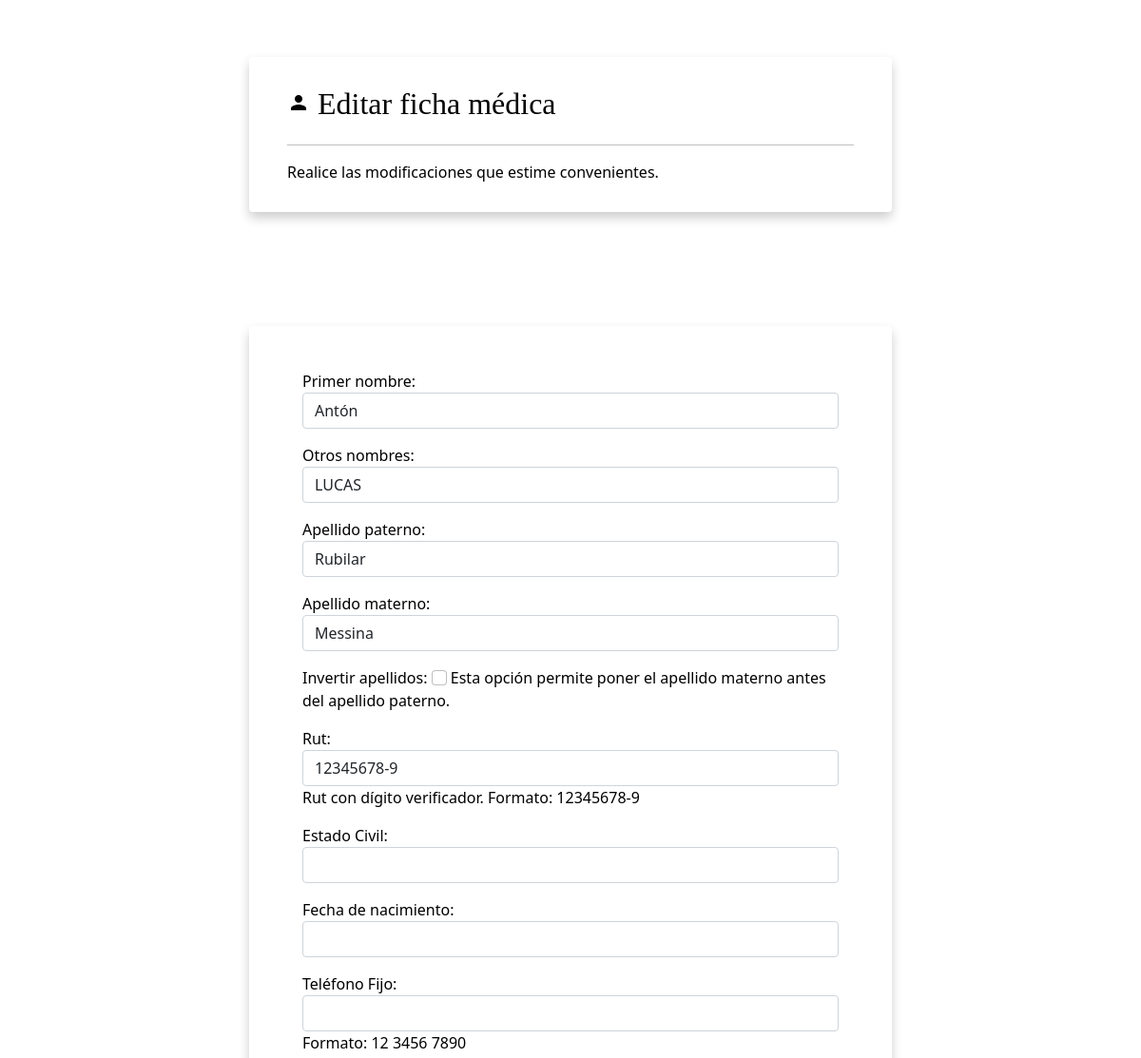
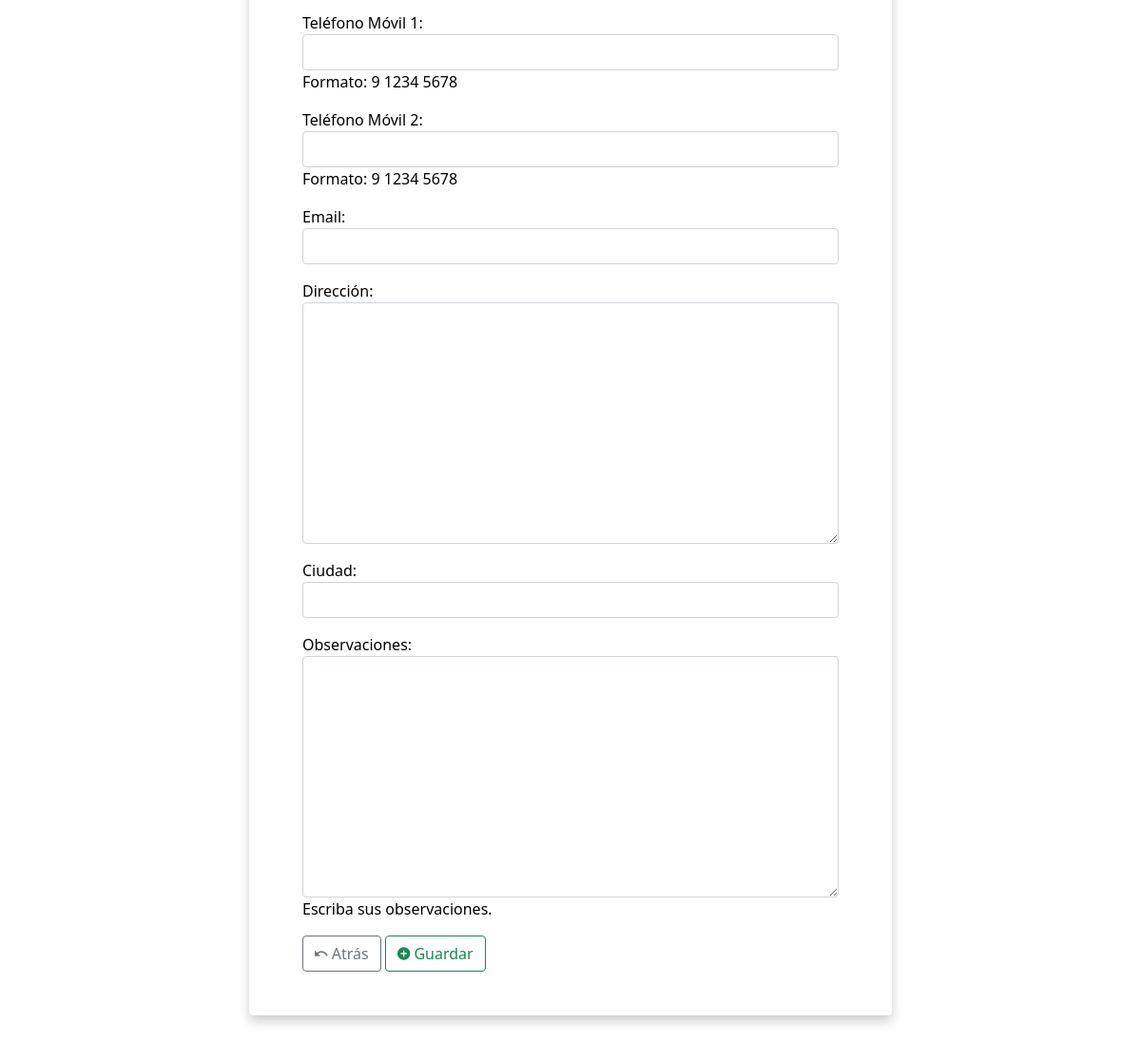
The page /editar_ficha_medica/30/ (signed in) on the database its author committed (2 pictures, top to bottom).
### personas/models.py (models this page shows, shortened)
class Persona(models.Model):
    primer_nombre = models.CharField(max_length=50, verbose_name='Primer nombre', help_text='')
    otros_nombres = models.CharField(max_length=50, null=True, blank=True, verbose_name='Otros nombres', help_text='')
    apellido_paterno = models.CharField(max_length=50, verbose_name='Apellido paterno', help_text='')
    apellido_materno = models.CharField(max_length=50, verbose_name='Apellido materno', help_text='')
    invertir_apellidos = models.BooleanField(default=False, null=True, blank=True, verbose_name='Invertir apellidos', help_text='Esta opción permite poner el apellido materno antes del apellido paterno.')
    nombre_completo = models.CharField(max_length=250, null=True, blank=True, verbose_name='Nombre completo', help_text='')
    rut = models.CharField(max_length=10, null=True, blank=True, verbose_name='Rut', help_text='Rut con dígito verificador. Formato: 12345678-9')
    estado_civil = models.CharField(max_length=50, null=True, blank=True, verbose_name='Estado Civil', help_text='')
    fecha_nac = models.DateField(null=True, blank=True, verbose_name='Fecha de nacimiento', help_text='')
    fono_fijo = models.CharField(max_length=10, null=True, blank=True, verbose_name='Teléfono Fijo', help_text='Formato: 12 3456 7890')
    fono_movil1 = models.CharField(max_length=9, null=True, blank=True, verbose_name='Teléfono Móvil 1', help_text='Formato: 9 1234 5678')
    fono_movil2 = models.CharField(max_length=9, null=True, blank=True, verbose_name='Teléfono Móvil 2', help_text='Formato: 9 1234 5678')
    email  = models.EmailField(max_length=250, null=True, blank=True, verbose_name='Email')
    direccion = models.TextField(null=True, blank=True, verbose_name='Dirección', help_text='')
    ciudad = models.CharField(max_length=50, null=True, blank=True, verbose_name='Ciudad', help_text='')
    observaciones = models.TextField(null=True, blank=True, verbose_name='Observaciones', help_text='Escriba sus observaciones.')
    activo  = models.BooleanField(null=True, blank=True, default=True, verbose_name='Activo')
    created = models.DateTimeField(auto_now_add=True, null=True, blank=True, verbose_name='Fecha de creación')
    updated = models.DateTimeField(auto_now=True, null=True, blank=True, verbose_name='Fecha de última modificación')
    deleted = models.DateTimeField(null=True, blank=True, verbose_name='Fecha de desactivación')
    class Meta:
        verbose_name = 'Persona'
        verbose_name_plural = 'Personas'
        ordering = ['-id']

### personas/views.py (the view)
# urls.py: path('editar_ficha_medica/<int:id>/', personas.views.persona_editar, name='persona_editar'),
@login_required(login_url='entrar')
def persona_editar(request, id, *args, **kwargs):
    itemObj = Persona.objects.get(id=id)
    form = Persona_Form(instance=itemObj)
    if request.method == 'POST':
        form = Persona_Form(request.POST, request.FILES, instance=itemObj)
        if form.is_valid():
            form.save()
            return redirect('persona_index')
    context = {
        'page' : 'Editar ficha médica',
        'description' : 'Realice las modificaciones que estime convenientes.',
        'icon' : 'person',
        'singular' : 'ficha médica',
        'plural' : 'fichas médicas',
        'asdf' : asdf,
        'item': itemObj,
        'form': form
    }
    return render(request, 'personas/generic_form.html', context)

### personas/templates/personas/generic_form.html (shortened to what this page needs)
{% extends "base.html" %}
{% load static %}
{% block content %}
      <div class="card page-header">
        <h2 class="page-title"><i class="material-icons">{{ icon }}</i> {{ page }}</h2>
        <hr/>
        <p class="card-text">{{ description }}</p>
      </div>
      <div class="page-content">
        <div class="row">
          <div class="col-md-12">
            <div class="card">
              <div class="card-body">
                  <div class="" >
                    <form action="" method="POST">
                      {{ form.as_p }}
                      <div class="text-right">
                        <a href="javascript: history.go(-1)" class="btn btn-outline-secondary btn-round"><i class="icon md-undo" aria-hidden="true"></i> Atrás </a>
                        <button type="submit" class="btn btn-outline-success btn-round"><i class="icon md-plus-circle" aria-hidden="true"></i> Guardar</button>
                      </div>
                    </form>
                  </div>
              </div>
            </div>
          </div>
        </div>
      </div>
{% endblock content %}

### static/css/style.css (style rules this page uses)
body { color: #000; overflow-x: hidden; height: 100%; background-repeat: no-repeat; background-size: 100% 100%; }
.card { padding: 30px 40px; margin-top: 60px; margin-bottom: 60px; border: none !important; box-shadow: 0 6px 12px 0 rgba(0, 0, 0, 0.2) }
h1, h2 { font-family: 'Bree Serif', serif; }

### rows shown on the page
Persona: primer_nombre "Antón", otros_nombres "LUCAS", apellido_paterno "Rubilar", apellido_materno "Messina", rut "12345678-9"

### other values the page prints
{{ page }} "Editar ficha médica"
{{ description }} "Realice las modificaciones que estime convenientes."
